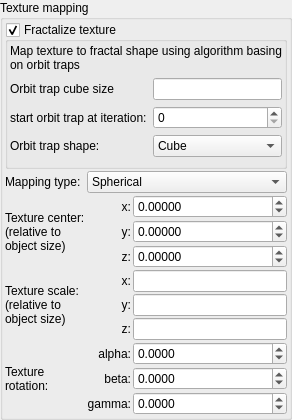
        <widget class="QGroupBox" name="groupBox_texture_options">
         <property name="title">
          <string>Texture mapping</string>
         </property>
         <layout class="QVBoxLayout" name="verticalLayout_31">
          <property name="spacing">
           <number>2</number>
          </property>
          <property name="leftMargin">
           <number>2</number>
          </property>
          <property name="topMargin">
           <number>2</number>
          </property>
          <property name="rightMargin">
           <number>2</number>
          </property>
          <property name="bottomMargin">
           <number>2</number>
          </property>
          <item>
           <widget class="MyGroupBox" name="groupCheck_texture_fractalize">
            <property name="title">
             <string>Fractalize texture</string>
            </property>
            <property name="checkable">
             <bool>true</bool>
            </property>
            <layout class="QVBoxLayout" name="verticalLayout_5">
             <property name="leftMargin">
              <number>2</number>
             </property>
             <property name="topMargin">
              <number>2</number>
             </property>
             <property name="rightMargin">
              <number>2</number>
             </property>
             <item>
              <widget class="QLabel" name="label">
               <property name="text">
                <string>Map texture to fractal shape using algorithm basing on orbit traps</string>
               </property>
               <property name="wordWrap">
                <bool>true</bool>
               </property>
              </widget>
             </item>
             <item>
              <layout class="QGridLayout" name="gridLayout_3">
               <item row="1" column="0">
                <widget class="QLabel" name="label_4">
                 <property name="text">
                  <string>start orbit trap at iteration:</string>
                 </property>
                 <property name="wordWrap">
                  <bool>true</bool>
                 </property>
                </widget>
               </item>
               <item row="0" column="0">
                <widget class="QLabel" name="label_3">
                 <property name="text">
                  <string>Orbit trap cube size</string>
                 </property>
                </widget>
               </item>
               <item row="0" column="1">
                <widget class="MyLineEdit" name="logedit_texture_fractalize_cube_size"/>
               </item>
               <item row="1" column="1">
                <widget class="MySpinBox" name="spinboxInt_texture_fractalize_start_iteration">
                 <property name="sizePolicy">
                  <sizepolicy hsizetype="Minimum" vsizetype="Maximum">
                   <horstretch>0</horstretch>
                   <verstretch>0</verstretch>
                  </sizepolicy>
                 </property>
                 <property name="maximum">
                  <number>999</number>
                 </property>
                </widget>
               </item>
               <item row="2" column="0">
                <widget class="QLabel" name="label_fractalize_shape">
                 <property name="text">
                  <string>Orbit trap shape:</string>
                 </property>
                </widget>
               </item>
               <item row="2" column="1">
                <widget class="MyComboBox" name="comboBox_texture_fractalize_shape">
                 <item>
                  <property name="text">
                   <string>Cube</string>
                  </property>
                 </item>
                 <item>
                  <property name="text">
                   <string>Sphere</string>
                  </property>
                 </item>
                 <item>
                  <property name="text">
                   <string>Cross</string>
                  </property>
                 </item>
                 <item>
                  <property name="text">
                   <string>Line</string>
                  </property>
                 </item>
                 <item>
                  <property name="text">
                   <string>Plane</string>
                  </property>
                 </item>
                 <item>
                  <property name="text">
                   <string>Cylinder</string>
                  </property>
                 </item>
                 <item>
                  <property name="text">
                   <string>Torus</string>
                  </property>
                 </item>
                 <item>
                  <property name="text">
                   <string>Spiral</string>
                  </property>
                 </item>
                </widget>
               </item>
              </layout>
             </item>
            </layout>
           </widget>
          </item>
          <item>
           <layout class="QGridLayout" name="gridLayout_99" rowstretch="0,0,0,0,0,0,0,0,0,0" columnstretch="0,0,0,1">
            <property name="spacing">
             <number>2</number>
            </property>
            <item row="3" column="1">
             <widget class="QLabel" name="label_374">
              <property name="sizePolicy">
               <sizepolicy hsizetype="Preferred" vsizetype="Preferred">
                <horstretch>0</horstretch>
                <verstretch>0</verstretch>
               </sizepolicy>
              </property>
              <property name="text">
               <string>z:</string>
              </property>
              <property name="alignment">
               <set>Qt::AlignRight|Qt::AlignTrailing|Qt::AlignVCenter</set>
              </property>
             </widget>
            </item>
            <item row="0" column="0">
             <widget class="QLabel" name="label_386">
              <property name="text">
               <string>Mapping type:</string>
              </property>
             </widget>
            </item>
            <item row="5" column="1">
             <widget class="QLabel" name="label_376">
              <property name="sizePolicy">
               <sizepolicy hsizetype="Preferred" vsizetype="Preferred">
                <horstretch>0</horstretch>
                <verstretch>0</verstretch>
               </sizepolicy>
              </property>
              <property name="text">
               <string>y:</string>
              </property>
              <property name="alignment">
               <set>Qt::AlignRight|Qt::AlignTrailing|Qt::AlignVCenter</set>
              </property>
             </widget>
            </item>
            <item row="4" column="1">
             <widget class="QLabel" name="label_375">
              <property name="sizePolicy">
               <sizepolicy hsizetype="Preferred" vsizetype="Preferred">
                <horstretch>0</horstretch>
                <verstretch>0</verstretch>
               </sizepolicy>
              </property>
              <property name="text">
               <string>x:</string>
              </property>
              <property name="alignment">
               <set>Qt::AlignRight|Qt::AlignTrailing|Qt::AlignVCenter</set>
              </property>
             </widget>
            </item>
            <item row="1" column="1">
             <widget class="QLabel" name="label_372">
              <property name="sizePolicy">
               <sizepolicy hsizetype="Preferred" vsizetype="Preferred">
                <horstretch>0</horstretch>
                <verstretch>0</verstretch>
               </sizepolicy>
              </property>
              <property name="text">
               <string>x:</string>
              </property>
              <property name="alignment">
               <set>Qt::AlignRight|Qt::AlignTrailing|Qt::AlignVCenter</set>
              </property>
             </widget>
            </item>
            <item row="4" column="0" rowspan="3">
             <widget class="QLabel" name="label_388">
              <property name="text">
               <string>Texture scale:
(relative to
object size)</string>
              </property>
             </widget>
            </item>
            <item row="7" column="1">
             <widget class="QLabel" name="label_390">
              <property name="sizePolicy">
               <sizepolicy hsizetype="Preferred" vsizetype="Preferred">
                <horstretch>0</horstretch>
                <verstretch>0</verstretch>
               </sizepolicy>
              </property>
              <property name="text">
               <string>alpha:</string>
              </property>
              <property name="alignment">
               <set>Qt::AlignRight|Qt::AlignTrailing|Qt::AlignVCenter</set>
              </property>
             </widget>
            </item>
            <item row="0" column="1" colspan="3">
             <widget class="MyComboBox" name="comboBox_texture_mapping_type">
              <property name="sizePolicy">
               <sizepolicy hsizetype="Preferred" vsizetype="Preferred">
                <horstretch>0</horstretch>
                <verstretch>0</verstretch>
               </sizepolicy>
              </property>
              <property name="toolTip">
               <string>&lt;html&gt;&lt;head/&gt;&lt;body&gt;&lt;p&gt;Geometry of texture mapping&lt;br/&gt;&lt;/p&gt;&lt;table border=&quot;0&quot; style=&quot; margin-top:0px; margin-bottom:0px; margin-left:0px; margin-right:0px;&quot; cellspacing=&quot;2&quot; cellpadding=&quot;0&quot;&gt;&lt;tr&gt;&lt;td&gt;&lt;p&gt;Planar - texture is mapped as a 2D plane&lt;/p&gt;&lt;/td&gt;&lt;td&gt;&lt;p&gt;Spherical - texture is mapped as a sphere around the object center&lt;/p&gt;&lt;/td&gt;&lt;/tr&gt;&lt;tr&gt;&lt;td&gt;&lt;p&gt;&lt;img src=&quot;:/tooltips/tooltips_images/material - planar mapping.jpg&quot;/&gt;&lt;/p&gt;&lt;/td&gt;&lt;td&gt;&lt;p&gt;&lt;img src=&quot;:/tooltips/tooltips_images/material - spherical mapping.jpg&quot;/&gt;&lt;/p&gt;&lt;/td&gt;&lt;/tr&gt;&lt;/table&gt;&lt;p&gt;&lt;br/&gt;&lt;/p&gt;&lt;table border=&quot;0&quot; style=&quot; margin-top:0px; margin-bottom:0px; margin-left:0px; margin-right:0px;&quot; cellspacing=&quot;2&quot; cellpadding=&quot;0&quot;&gt;&lt;tr&gt;&lt;td&gt;&lt;p&gt;Cylindrical - texture is mapped as a cylinder around the object axis&lt;/p&gt;&lt;/td&gt;&lt;td&gt;&lt;p&gt;Cubic - texture is mapped in accordance with the surface direction of a cube.&lt;br/&gt;Note: this mapping cannot be used with a displacement map &lt;/p&gt;&lt;/td&gt;&lt;/tr&gt;&lt;tr&gt;&lt;td&gt;&lt;p&gt;&lt;img src=&quot;:/tooltips/tooltips_images/material - cylindrical mapping.jpg&quot;/&gt;&lt;/p&gt;&lt;/td&gt;&lt;td&gt;&lt;p&gt;&lt;img src=&quot;:/tooltips/tooltips_images/material - cubic mapping.jpg&quot;/&gt;&lt;/p&gt;&lt;/td&gt;&lt;/tr&gt;&lt;/table&gt;&lt;/body&gt;&lt;/html&gt;</string>
              </property>
              <item>
               <property name="text">
                <string>Spherical</string>
               </property>
              </item>
              <item>
               <property name="text">
                <string>Cubic</string>
               </property>
              </item>
              <item>
               <property name="text">
                <string>Cylindrical</string>
               </property>
              </item>
              <item>
               <property name="text">
                <string>Planar</string>
               </property>
              </item>
              <item>
               <property name="text">
                <string>Triplanar</string>
               </property>
              </item>
              <item>
               <property name="text">
                <string>Equirectangular</string>
               </property>
              </item>
             </widget>
            </item>
            <item row="2" column="1">
             <widget class="QLabel" name="label_373">
              <property name="sizePolicy">
               <sizepolicy hsizetype="Preferred" vsizetype="Preferred">
                <horstretch>0</horstretch>
                <verstretch>0</verstretch>
               </sizepolicy>
              </property>
              <property name="text">
               <string>y:</string>
              </property>
              <property name="alignment">
               <set>Qt::AlignRight|Qt::AlignTrailing|Qt::AlignVCenter</set>
              </property>
             </widget>
            </item>
            <item row="6" column="1">
             <widget class="QLabel" name="label_387">
              <property name="sizePolicy">
               <sizepolicy hsizetype="Preferred" vsizetype="Preferred">
                <horstretch>0</horstretch>
                <verstretch>0</verstretch>
               </sizepolicy>
              </property>
              <property name="text">
               <string>z:</string>
              </property>
              <property name="alignment">
               <set>Qt::AlignRight|Qt::AlignTrailing|Qt::AlignVCenter</set>
              </property>
             </widget>
            </item>
            <item row="7" column="0" rowspan="3">
             <widget class="QLabel" name="label_389">
              <property name="text">
               <string>Texture
rotation:</string>
              </property>
             </widget>
            </item>
            <item row="8" column="1">
             <widget class="QLabel" name="label_391">
              <property name="sizePolicy">
               <sizepolicy hsizetype="Preferred" vsizetype="Preferred">
                <horstretch>0</horstretch>
                <verstretch>0</verstretch>
               </sizepolicy>
              </property>
              <property name="text">
               <string>beta:</string>
              </property>
              <property name="alignment">
               <set>Qt::AlignRight|Qt::AlignTrailing|Qt::AlignVCenter</set>
              </property>
             </widget>
            </item>
            <item row="9" column="1">
             <widget class="QLabel" name="label_392">
              <property name="sizePolicy">
               <sizepolicy hsizetype="Preferred" vsizetype="Preferred">
                <horstretch>0</horstretch>
                <verstretch>0</verstretch>
               </sizepolicy>
              </property>
              <property name="text">
               <string>gamma:</string>
              </property>
              <property name="alignment">
               <set>Qt::AlignRight|Qt::AlignTrailing|Qt::AlignVCenter</set>
              </property>
             </widget>
            </item>
            <item row="1" column="2" colspan="2">
             <widget class="MyDoubleSpinBox" name="spinbox3_texture_center_x">
              <property name="sizePolicy">
               <sizepolicy hsizetype="Minimum" vsizetype="Maximum">
                <horstretch>0</horstretch>
                <verstretch>0</verstretch>
               </sizepolicy>
              </property>
              <property name="toolTip">
               <string>&lt;html&gt;&lt;head/&gt;&lt;body&gt;&lt;p&gt;Position of the center of the texture. Position is relative to the texture size.&lt;/p&gt;&lt;p&gt;Note: size of texture is always 1 x 1 x 1.&lt;/p&gt;&lt;p&gt;Example of changed texture center [0.3, 0.3, 0.0] &lt;/p&gt;&lt;p&gt;&lt;img src=&quot;:/tooltips/tooltips_images/material - cubic mapping - center 0.3 0.3 0.0.jpg&quot;/&gt;&lt;/p&gt;&lt;/body&gt;&lt;/html&gt;</string>
              </property>
              <property name="prefix">
               <string/>
              </property>
              <property name="suffix">
               <string/>
              </property>
              <property name="decimals">
               <number>5</number>
              </property>
              <property name="minimum">
               <double>-100.000000000000000</double>
              </property>
              <property name="maximum">
               <double>100.000000000000000</double>
              </property>
              <property name="singleStep">
               <double>0.100000000000000</double>
              </property>
             </widget>
            </item>
            <item row="2" column="2" colspan="2">
             <widget class="MyDoubleSpinBox" name="spinbox3_texture_center_y">
              <property name="sizePolicy">
               <sizepolicy hsizetype="Minimum" vsizetype="Maximum">
                <horstretch>0</horstretch>
                <verstretch>0</verstretch>
               </sizepolicy>
              </property>
              <property name="toolTip">
               <string>&lt;html&gt;&lt;head/&gt;&lt;body&gt;&lt;p&gt;Position of center of the texture. Position is relative to object size.&lt;/p&gt;&lt;p&gt;Note: object size of fractal object is always 1 x 1 x 1.&lt;/p&gt;&lt;p&gt;Example of changed texture center [0.3, 0.3, 0.0] &lt;/p&gt;&lt;p&gt;&lt;img src=&quot;:/tooltips/tooltips_images/material - cubic mapping - center 0.3 0.3 0.0.jpg&quot;/&gt;&lt;/p&gt;&lt;/body&gt;&lt;/html&gt;</string>
              </property>
              <property name="prefix">
               <string/>
              </property>
              <property name="suffix">
               <string/>
              </property>
              <property name="decimals">
               <number>5</number>
              </property>
              <property name="minimum">
               <double>-100.000000000000000</double>
              </property>
              <property name="maximum">
               <double>100.000000000000000</double>
              </property>
              <property name="singleStep">
               <double>0.100000000000000</double>
              </property>
             </widget>
            </item>
            <item row="3" column="2" colspan="2">
             <widget class="MyDoubleSpinBox" name="spinbox3_texture_center_z">
              <property name="sizePolicy">
               <sizepolicy hsizetype="Minimum" vsizetype="Maximum">
                <horstretch>0</horstretch>
                <verstretch>0</verstretch>
               </sizepolicy>
              </property>
              <property name="toolTip">
               <string>&lt;html&gt;&lt;head/&gt;&lt;body&gt;&lt;p&gt;Position of center of the texture. Position is relative to object size.&lt;/p&gt;&lt;p&gt;Note: object size of fractal object is always 1 x 1 x 1.&lt;/p&gt;&lt;p&gt;Example of changed texture center [0.3, 0.3, 0.0] &lt;/p&gt;&lt;p&gt;&lt;img src=&quot;:/tooltips/tooltips_images/material - cubic mapping - center 0.3 0.3 0.0.jpg&quot;/&gt;&lt;/p&gt;&lt;/body&gt;&lt;/html&gt;</string>
              </property>
              <property name="prefix">
               <string/>
              </property>
              <property name="suffix">
               <string/>
              </property>
              <property name="decimals">
               <number>5</number>
              </property>
              <property name="minimum">
               <double>-100.000000000000000</double>
              </property>
              <property name="maximum">
               <double>100.000000000000000</double>
              </property>
              <property name="singleStep">
               <double>0.100000000000000</double>
              </property>
             </widget>
            </item>
            <item row="4" column="2" colspan="2">
             <widget class="MyLineEdit" name="logvect3_texture_scale_x">
              <property name="toolTip">
               <string>&lt;html&gt;&lt;head/&gt;&lt;body&gt;&lt;p&gt;Size of the texture. Size is relative to object size.&lt;/p&gt;&lt;p&gt;Note: object size of fractal object is always 1 x 1 x 1.&lt;/p&gt;&lt;p&gt;Example of changed texture scale [0.3, 0.3, 0.3] &lt;/p&gt;&lt;p&gt;&lt;img src=&quot;:/tooltips/tooltips_images/material - cubic mapping - scaled down.jpg&quot;/&gt;&lt;/p&gt;&lt;/body&gt;&lt;/html&gt;</string>
              </property>
             </widget>
            </item>
            <item row="5" column="2" colspan="2">
             <widget class="MyLineEdit" name="logvect3_texture_scale_y">
              <property name="toolTip">
               <string>&lt;html&gt;&lt;head/&gt;&lt;body&gt;&lt;p&gt;Size of the texture. Size is relative to object size.&lt;/p&gt;&lt;p&gt;Note: object size of fractal object is always 1 x 1 x 1.&lt;/p&gt;&lt;p&gt;Example of changed texture scale [0.3, 0.3, 0.3] &lt;/p&gt;&lt;p&gt;&lt;img src=&quot;:/tooltips/tooltips_images/material - cubic mapping - scaled down.jpg&quot;/&gt;&lt;/p&gt;&lt;/body&gt;&lt;/html&gt;</string>
              </property>
             </widget>
            </item>
            <item row="6" column="2" colspan="2">
             <widget class="MyLineEdit" name="logvect3_texture_scale_z">
              <property name="toolTip">
               <string>&lt;html&gt;&lt;head/&gt;&lt;body&gt;&lt;p&gt;Size of the texture. Size is relative to object size.&lt;/p&gt;&lt;p&gt;Note: object size of fractal object is always 1 x 1 x 1.&lt;/p&gt;&lt;p&gt;Example of changed texture scale [0.3, 0.3, 0.3] &lt;/p&gt;&lt;p&gt;&lt;img src=&quot;:/tooltips/tooltips_images/material - cubic mapping - scaled down.jpg&quot;/&gt;&lt;/p&gt;&lt;/body&gt;&lt;/html&gt;</string>
              </property>
             </widget>
            </item>
            <item row="7" column="2" colspan="2">
             <widget class="MyDoubleSpinBox" name="spinboxd3_texture_rotation_x">
              <property name="sizePolicy">
               <sizepolicy hsizetype="Minimum" vsizetype="Maximum">
                <horstretch>0</horstretch>
                <verstretch>0</verstretch>
               </sizepolicy>
              </property>
              <property name="toolTip">
               <string>&lt;html&gt;&lt;head/&gt;&lt;body&gt;&lt;p&gt;Rotation of the texture relative to the object orientation.&lt;/p&gt;&lt;p&gt;Example of rotated texture&lt;/p&gt;&lt;p&gt;&lt;img src=&quot;:/tooltips/tooltips_images/material - planar mapping - rotated.jpg&quot;/&gt;&lt;/p&gt;&lt;/body&gt;&lt;/html&gt;</string>
              </property>
              <property name="prefix">
               <string/>
              </property>
              <property name="suffix">
               <string/>
              </property>
              <property name="decimals">
               <number>4</number>
              </property>
              <property name="minimum">
               <double>-180.000000000000000</double>
              </property>
              <property name="maximum">
               <double>180.000000000000000</double>
              </property>
              <property name="singleStep">
               <double>1.000000000000000</double>
              </property>
             </widget>
            </item>
            <item row="8" column="2" colspan="2">
             <widget class="MyDoubleSpinBox" name="spinboxd3_texture_rotation_y">
              <property name="sizePolicy">
               <sizepolicy hsizetype="Minimum" vsizetype="Maximum">
                <horstretch>0</horstretch>
                <verstretch>0</verstretch>
               </sizepolicy>
              </property>
              <property name="toolTip">
               <string>&lt;html&gt;&lt;head/&gt;&lt;body&gt;&lt;p&gt;Rotation of the texture relative to the object orientation.&lt;/p&gt;&lt;p&gt;Example of rotated texture&lt;/p&gt;&lt;p&gt;&lt;img src=&quot;:/tooltips/tooltips_images/material - planar mapping - rotated.jpg&quot;/&gt;&lt;/p&gt;&lt;/body&gt;&lt;/html&gt;</string>
              </property>
              <property name="prefix">
               <string/>
              </property>
              <property name="suffix">
               <string/>
              </property>
              <property name="decimals">
               <number>4</number>
              </property>
              <property name="minimum">
               <double>-180.000000000000000</double>
              </property>
              <property name="maximum">
               <double>180.000000000000000</double>
              </property>
              <property name="singleStep">
               <double>1.000000000000000</double>
              </property>
             </widget>
            </item>
            <item row="9" column="2" colspan="2">
             <widget class="MyDoubleSpinBox" name="spinboxd3_texture_rotation_z">
              <property name="sizePolicy">
               <sizepolicy hsizetype="Minimum" vsizetype="Maximum">
                <horstretch>0</horstretch>
                <verstretch>0</verstretch>
               </sizepolicy>
              </property>
              <property name="toolTip">
               <string>&lt;html&gt;&lt;head/&gt;&lt;body&gt;&lt;p&gt;Rotation of the texture relative to the object orientation.&lt;/p&gt;&lt;p&gt;Example of rotated texture&lt;/p&gt;&lt;p&gt;&lt;img src=&quot;:/tooltips/tooltips_images/material - planar mapping - rotated.jpg&quot;/&gt;&lt;/p&gt;&lt;/body&gt;&lt;/html&gt;</string>
              </property>
              <property name="prefix">
               <string/>
              </property>
              <property name="suffix">
               <string/>
              </property>
              <property name="decimals">
               <number>4</number>
              </property>
              <property name="minimum">
               <double>-180.000000000000000</double>
              </property>
              <property name="maximum">
               <double>180.000000000000000</double>
              </property>
              <property name="singleStep">
               <double>1.000000000000000</double>
              </property>
             </widget>
            </item>
            <item row="1" column="0" rowspan="3">
             <widget class="QLabel" name="label_385">
              <property name="text">
               <string>Texture center:
(relative to
object size)</string>
              </property>
             </widget>
            </item>
           </layout>
          </item>
         </layout>
        </widget>
